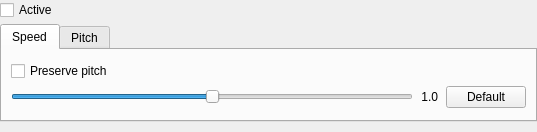
<?xml version="1.0" encoding="UTF-8"?>
<ui version="4.0">
 <class>GUI_Speed</class>
 <widget class="QWidget" name="GUI_Speed">
  <property name="geometry">
   <rect>
    <x>0</x>
    <y>0</y>
    <width>537</width>
    <height>132</height>
   </rect>
  </property>
  <layout class="QGridLayout" name="grid_layout">
   <property name="leftMargin">
    <number>0</number>
   </property>
   <property name="topMargin">
    <number>0</number>
   </property>
   <property name="rightMargin">
    <number>0</number>
   </property>
   <property name="bottomMargin">
    <number>10</number>
   </property>
   <property name="horizontalSpacing">
    <number>10</number>
   </property>
   <property name="verticalSpacing">
    <number>4</number>
   </property>
   <item row="4" column="0">
    <widget class="QTabWidget" name="tabWidget">
     <property name="sizePolicy">
      <sizepolicy hsizetype="Expanding" vsizetype="Preferred">
       <horstretch>0</horstretch>
       <verstretch>0</verstretch>
      </sizepolicy>
     </property>
     <property name="currentIndex">
      <number>0</number>
     </property>
     <widget class="QWidget" name="tab">
      <attribute name="title">
       <string>Speed</string>
      </attribute>
      <layout class="QGridLayout" name="gridLayout">
       <property name="horizontalSpacing">
        <number>8</number>
       </property>
       <property name="verticalSpacing">
        <number>3</number>
       </property>
       <item row="1" column="1">
        <widget class="QLabel" name="lab_speed">
         <property name="text">
          <string>1.0</string>
         </property>
         <property name="alignment">
          <set>Qt::AlignRight|Qt::AlignTrailing|Qt::AlignVCenter</set>
         </property>
        </widget>
       </item>
       <item row="1" column="2">
        <widget class="QPushButton" name="btn_revert_speed">
         <property name="text">
          <string>Default</string>
         </property>
        </widget>
       </item>
       <item row="1" column="0">
        <widget class="SayonaraSlider" name="sli_speed">
         <property name="minimum">
          <number>50</number>
         </property>
         <property name="maximum">
          <number>150</number>
         </property>
         <property name="pageStep">
          <number>1</number>
         </property>
         <property name="value">
          <number>100</number>
         </property>
         <property name="sliderPosition">
          <number>100</number>
         </property>
         <property name="tracking">
          <bool>true</bool>
         </property>
         <property name="orientation">
          <enum>Qt::Horizontal</enum>
         </property>
        </widget>
       </item>
       <item row="0" column="0">
        <widget class="QCheckBox" name="cb_preserve_pitch">
         <property name="text">
          <string>Preserve pitch</string>
         </property>
        </widget>
       </item>
      </layout>
     </widget>
     <widget class="QWidget" name="tab_2">
      <attribute name="title">
       <string>Pitch</string>
      </attribute>
      <layout class="QGridLayout" name="gridLayout_2">
       <property name="horizontalSpacing">
        <number>8</number>
       </property>
       <item row="0" column="0">
        <widget class="SayonaraSlider" name="sli_pitch">
         <property name="minimum">
          <number>4000</number>
         </property>
         <property name="maximum">
          <number>4800</number>
         </property>
         <property name="singleStep">
          <number>1</number>
         </property>
         <property name="pageStep">
          <number>10</number>
         </property>
         <property name="value">
          <number>4400</number>
         </property>
         <property name="tracking">
          <bool>true</bool>
         </property>
         <property name="orientation">
          <enum>Qt::Horizontal</enum>
         </property>
        </widget>
       </item>
       <item row="0" column="1">
        <widget class="QLabel" name="lab_pitch">
         <property name="text">
          <string notr="true">Hz</string>
         </property>
         <property name="alignment">
          <set>Qt::AlignRight|Qt::AlignTrailing|Qt::AlignVCenter</set>
         </property>
        </widget>
       </item>
       <item row="0" column="2">
        <widget class="QPushButton" name="btn_revert_pitch">
         <property name="text">
          <string>Default</string>
         </property>
        </widget>
       </item>
      </layout>
     </widget>
    </widget>
   </item>
   <item row="0" column="0">
    <widget class="QCheckBox" name="cb_active">
     <property name="text">
      <string>Active</string>
     </property>
    </widget>
   </item>
  </layout>
 </widget>
 <customwidgets>
  <customwidget>
   <class>SayonaraSlider</class>
   <extends>QSlider</extends>
   <header>GUI/Helper/SayonaraWidget/SayonaraSlider.h</header>
  </customwidget>
 </customwidgets>
 <resources/>
 <connections/>
</ui>
